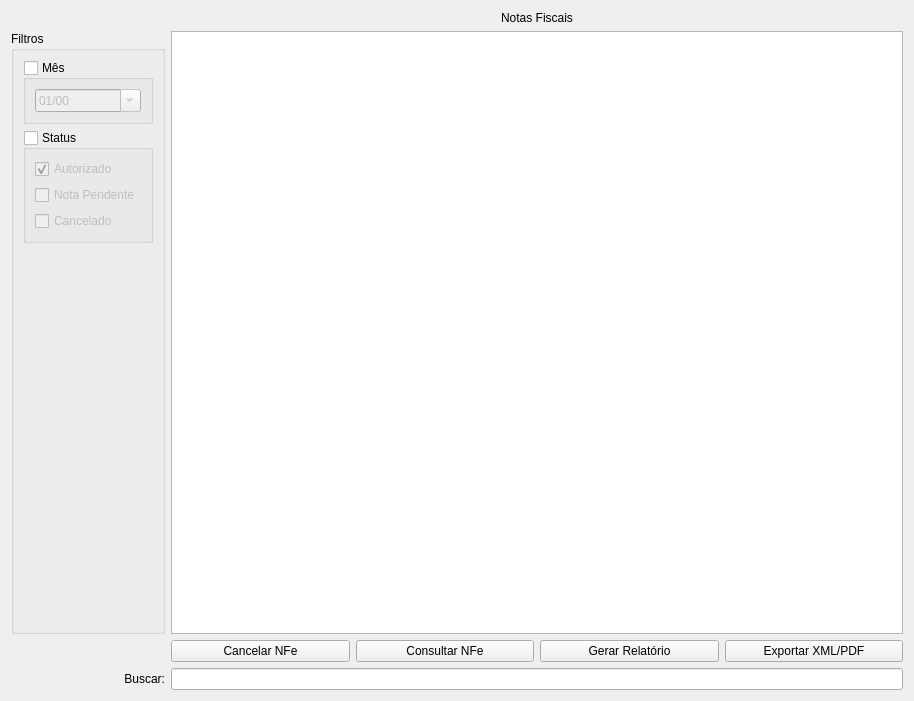
<?xml version="1.0" encoding="UTF-8"?>
<ui version="4.0">
 <class>WidgetNfeSaida</class>
 <widget class="QWidget" name="WidgetNfeSaida">
  <property name="geometry">
   <rect>
    <x>0</x>
    <y>0</y>
    <width>914</width>
    <height>701</height>
   </rect>
  </property>
  <property name="windowTitle">
   <string>Form</string>
  </property>
  <layout class="QGridLayout" name="gridLayout_2">
   <item row="0" column="1">
    <widget class="QLabel" name="labelNfe">
     <property name="text">
      <string>Notas Fiscais</string>
     </property>
     <property name="alignment">
      <set>Qt::AlignCenter</set>
     </property>
    </widget>
   </item>
   <item row="1" column="1">
    <widget class="TableView" name="table">
     <property name="mouseTracking">
      <bool>true</bool>
     </property>
     <property name="editTriggers">
      <set>QAbstractItemView::NoEditTriggers</set>
     </property>
     <property name="selectionBehavior">
      <enum>QAbstractItemView::SelectRows</enum>
     </property>
     <property name="sortingEnabled">
      <bool>true</bool>
     </property>
     <attribute name="horizontalHeaderCascadingSectionResizes">
      <bool>true</bool>
     </attribute>
     <attribute name="horizontalHeaderStretchLastSection">
      <bool>false</bool>
     </attribute>
    </widget>
   </item>
   <item row="2" column="1">
    <layout class="QGridLayout" name="gridLayout">
     <item row="0" column="2">
      <widget class="QPushButton" name="pushButtonRelatorio">
       <property name="enabled">
        <bool>true</bool>
       </property>
       <property name="text">
        <string>Gerar Relatório</string>
       </property>
      </widget>
     </item>
     <item row="0" column="3">
      <widget class="QPushButton" name="pushButtonExportar">
       <property name="text">
        <string>Exportar XML/PDF</string>
       </property>
      </widget>
     </item>
     <item row="0" column="0">
      <widget class="QPushButton" name="pushButtonCancelarNFe">
       <property name="text">
        <string>Cancelar NFe</string>
       </property>
      </widget>
     </item>
     <item row="0" column="1">
      <widget class="QPushButton" name="pushButtonConsultarNFe">
       <property name="text">
        <string>Consultar NFe</string>
       </property>
      </widget>
     </item>
    </layout>
   </item>
   <item row="3" column="0">
    <widget class="QLabel" name="labelBusca">
     <property name="enabled">
      <bool>true</bool>
     </property>
     <property name="text">
      <string>Buscar:</string>
     </property>
     <property name="alignment">
      <set>Qt::AlignRight|Qt::AlignTrailing|Qt::AlignVCenter</set>
     </property>
    </widget>
   </item>
   <item row="3" column="1">
    <widget class="QLineEdit" name="lineEditBusca">
     <property name="enabled">
      <bool>true</bool>
     </property>
    </widget>
   </item>
   <item row="1" column="0">
    <widget class="QGroupBox" name="groupBox">
     <property name="title">
      <string>Filtros</string>
     </property>
     <layout class="QGridLayout" name="gridLayout_3">
      <item row="0" column="0">
       <widget class="QGroupBox" name="groupBoxMes">
        <property name="enabled">
         <bool>true</bool>
        </property>
        <property name="title">
         <string>Mês</string>
        </property>
        <property name="checkable">
         <bool>true</bool>
        </property>
        <property name="checked">
         <bool>false</bool>
        </property>
        <layout class="QGridLayout" name="gridLayout_5">
         <item row="0" column="0">
          <widget class="QDateEdit" name="dateEdit">
           <property name="currentSection">
            <enum>QDateTimeEdit::MonthSection</enum>
           </property>
           <property name="displayFormat">
            <string>MM/yy</string>
           </property>
           <property name="calendarPopup">
            <bool>true</bool>
           </property>
          </widget>
         </item>
        </layout>
       </widget>
      </item>
      <item row="2" column="0">
       <widget class="QGroupBox" name="groupBoxStatus">
        <property name="title">
         <string>Status</string>
        </property>
        <property name="checkable">
         <bool>true</bool>
        </property>
        <property name="checked">
         <bool>false</bool>
        </property>
        <layout class="QGridLayout" name="gridLayout_40">
         <item row="0" column="0">
          <widget class="QCheckBox" name="checkBoxAutorizado">
           <property name="enabled">
            <bool>true</bool>
           </property>
           <property name="text">
            <string>Autorizado</string>
           </property>
           <property name="checked">
            <bool>true</bool>
           </property>
          </widget>
         </item>
         <item row="2" column="0">
          <widget class="QCheckBox" name="checkBoxCancelado">
           <property name="enabled">
            <bool>true</bool>
           </property>
           <property name="text">
            <string>Cancelado</string>
           </property>
           <property name="checked">
            <bool>false</bool>
           </property>
          </widget>
         </item>
         <item row="1" column="0">
          <widget class="QCheckBox" name="checkBoxPendente">
           <property name="enabled">
            <bool>true</bool>
           </property>
           <property name="text">
            <string>Nota Pendente</string>
           </property>
           <property name="checked">
            <bool>false</bool>
           </property>
          </widget>
         </item>
        </layout>
       </widget>
      </item>
      <item row="3" column="0">
       <spacer name="verticalSpacer">
        <property name="orientation">
         <enum>Qt::Vertical</enum>
        </property>
        <property name="sizeHint" stdset="0">
         <size>
          <width>20</width>
          <height>40</height>
         </size>
        </property>
       </spacer>
      </item>
     </layout>
    </widget>
   </item>
  </layout>
 </widget>
 <customwidgets>
  <customwidget>
   <class>TableView</class>
   <extends>QTableView</extends>
   <header>src/tableview.h</header>
  </customwidget>
 </customwidgets>
 <resources/>
 <connections/>
</ui>
